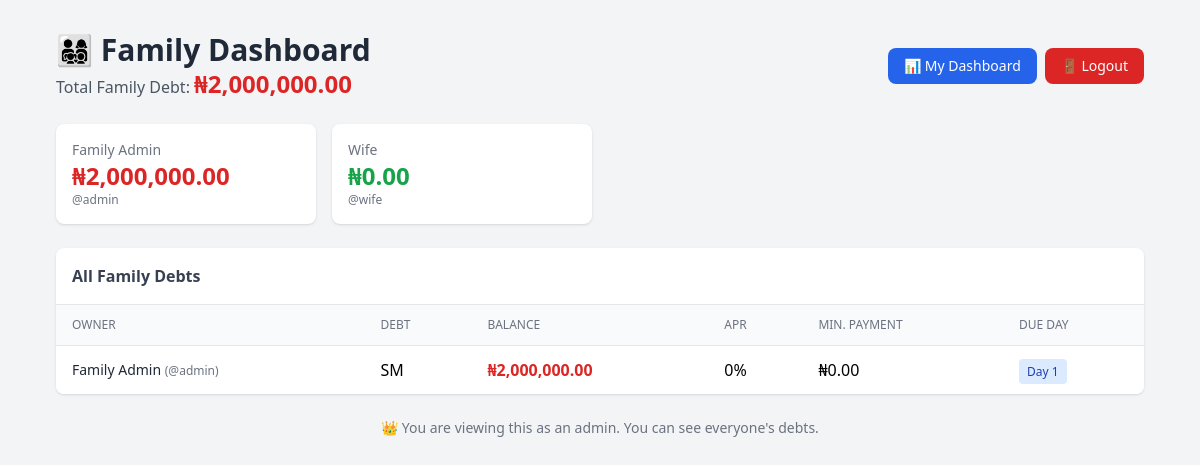
The app's page /family-dashboard.php (signed in) with its own data.
### tables this page shows
CREATE TABLE debts (
        id INTEGER PRIMARY KEY AUTOINCREMENT,
        user_id INTEGER NOT NULL,
        name TEXT NOT NULL,
        balance DECIMAL(10,2) NOT NULL,
        interest_rate DECIMAL(5,2) NOT NULL,
        minimum_payment DECIMAL(10,2) NOT NULL,
        due_date INTEGER NOT NULL,
        created_at DATETIME DEFAULT CURRENT_TIMESTAMP,
        FOREIGN KEY (user_id) REFERENCES users(id) ON DELETE CASCADE
    );

CREATE TABLE users (
        id INTEGER PRIMARY KEY AUTOINCREMENT,
        username TEXT UNIQUE NOT NULL,
        email TEXT UNIQUE NOT NULL,
        password TEXT NOT NULL,
        full_name TEXT NOT NULL,
        is_admin INTEGER DEFAULT 0,
        created_at DATETIME DEFAULT CURRENT_TIMESTAMP
    );

### functions.php (called while the page is built, shortened)
<?php
function get_all_users_debts($pdo) {
    $stmt = $pdo->query("SELECT d.*, u.full_name as user_name, u.username
                         FROM debts d
                         JOIN users u ON d.user_id = u.id
                         ORDER BY u.username, d.due_date ASC");
    return $stmt->fetchAll(PDO::FETCH_ASSOC);
}
function get_all_users_total($pdo) {
    $stmt = $pdo->query("SELECT u.full_name, u.username, COALESCE(SUM(d.balance), 0) as total
                         FROM users u
                         LEFT JOIN debts d ON u.id = d.user_id
                         GROUP BY u.id
                         ORDER BY total DESC");
    return $stmt->fetchAll(PDO::FETCH_ASSOC);
}
function format_currency($amount) {
    return '₦' . number_format($amount, 2);
}
?>

### family-dashboard.php (the view, shortened to what this page needs)
<?php
require_once 'config.php';
require_once 'functions.php';
$all_debts = get_all_users_debts($pdo);
$user_totals = get_all_users_total($pdo);
$grand_total = array_sum(array_column($user_totals, 'total'));
?>
<!DOCTYPE html>
<html lang="en">
<head>
    <script src="https://cdn.tailwindcss.com"></script>
</head>
<body class="bg-gray-100 min-h-screen">
    <div class="max-w-6xl mx-auto p-4 md:p-8">
        <div class="flex justify-between items-center mb-6">
            <div>
                <h1 class="text-3xl font-bold text-gray-800">👨‍👩‍👧‍👦 Family Dashboard</h1>
                <p class="text-gray-600">Total Family Debt: <span class="text-2xl font-bold text-red-600"><?php echo format_currency($grand_total); ?></span></p>
            </div>
            <div class="flex flex-wrap gap-2">
                <a href="index.php" class="bg-blue-600 text-white px-4 py-2 rounded-lg hover:bg-blue-700 transition text-sm">
                    📊 My Dashboard
                </a>
                <a href="logout.php" class="bg-red-600 text-white px-4 py-2 rounded-lg hover:bg-red-700 transition text-sm">
                    🚪 Logout
                </a>
            </div>
        </div>
        <div class="grid grid-cols-1 md:grid-cols-2 lg:grid-cols-4 gap-4 mb-6">
            <?php foreach ($user_totals as $ut): ?>
            <div class="bg-white p-4 rounded-lg shadow">
                <h3 class="text-sm font-medium text-gray-500"><?php echo htmlspecialchars($ut['full_name']); ?></h3>
                <p class="text-2xl font-bold <?php echo $ut['total'] > 0 ? 'text-red-600' : 'text-green-600'; ?>">
                    <?php echo format_currency($ut['total']); ?>
                </p>
                <p class="text-xs text-gray-500">@<?php echo htmlspecialchars($ut['username']); ?></p>
            </div>
            <?php endforeach; ?>
        </div>
        <div class="bg-white rounded-lg shadow overflow-x-auto">
            <h3 class="font-bold text-gray-700 p-4 border-b">All Family Debts</h3>
            <table class="min-w-full divide-y divide-gray-200">
                <thead class="bg-gray-50">
                    <tr>
                        <th class="px-4 py-3 text-left text-xs font-medium text-gray-500 uppercase">Owner</th>
                        <th class="px-4 py-3 text-left text-xs font-medium text-gray-500 uppercase">Debt</th>
                        <th class="px-4 py-3 text-left text-xs font-medium text-gray-500 uppercase">Balance</th>
                        <th class="px-4 py-3 text-left text-xs font-medium text-gray-500 uppercase">APR</th>
                        <th class="px-4 py-3 text-left text-xs font-medium text-gray-500 uppercase">Min. Payment</th>
                        <th class="px-4 py-3 text-left text-xs font-medium text-gray-500 uppercase">Due Day</th>
                    </tr>
                </thead>
                <tbody class="bg-white divide-y divide-gray-200">
                    <?php if (count($all_debts) > 0): ?>
                        <?php foreach ($all_debts as $debt): ?>
                        <tr class="hover:bg-gray-50 transition">
                            <td class="px-4 py-3 font-medium text-sm">
                                <span class="text-gray-800"><?php echo htmlspecialchars($debt['user_name']); ?></span>
                                <span class="text-xs text-gray-500">(@<?php echo htmlspecialchars($debt['username']); ?>)</span>
                            </td>
                            <td class="px-4 py-3 font-medium"><?php echo htmlspecialchars($debt['name']); ?></td>
                            <td class="px-4 py-3 text-red-600 font-bold"><?php echo format_currency($debt['balance']); ?></td>
                            <td class="px-4 py-3 <?php echo $debt['interest_rate'] > 15 ? 'text-red-600 font-bold' : ''; ?>">
                                <?php echo $debt['interest_rate']; ?>%
                            </td>
                            <td class="px-4 py-3"><?php echo format_currency($debt['minimum_payment']); ?></td>
                            <td class="px-4 py-3">
                                <span class="bg-blue-100 text-blue-800 px-2 py-1 rounded text-xs">
                                    Day <?php echo $debt['due_date']; ?>
                                </span>
                            </td>
                        </tr>
                        <?php endforeach; ?>
                    <?php endif; ?>
                </tbody>
            </table>
        </div>
        <div class="mt-6 text-center text-sm text-gray-500">
            <p>👑 You are viewing this as an admin. You can see everyone's debts.</p>
        </div>
    </div>
</body>
</html>

### records on screen
debts: user.full_name "Family Admin", user.username "admin", name "SM", balance "₦2,000,000.00", interest_rate "0", minimum_payment "₦0.00", due_date "1"

### other values on screen
format_currency($grand_total) "₦2,000,000.00"
$ut['full_name'] "Family Admin"
format_currency($ut['total']) "₦2,000,000.00"
$ut['username'] "admin"
$ut['full_name'] "Wife"
format_currency($ut['total']) "₦0.00"
$ut['username'] "wife"
